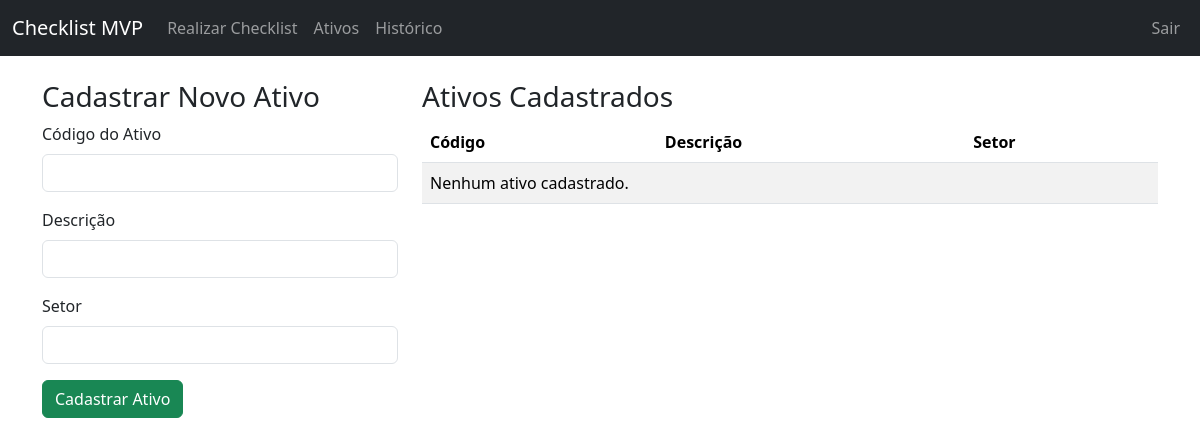
Before: /ativos (signed in) with the older database file.
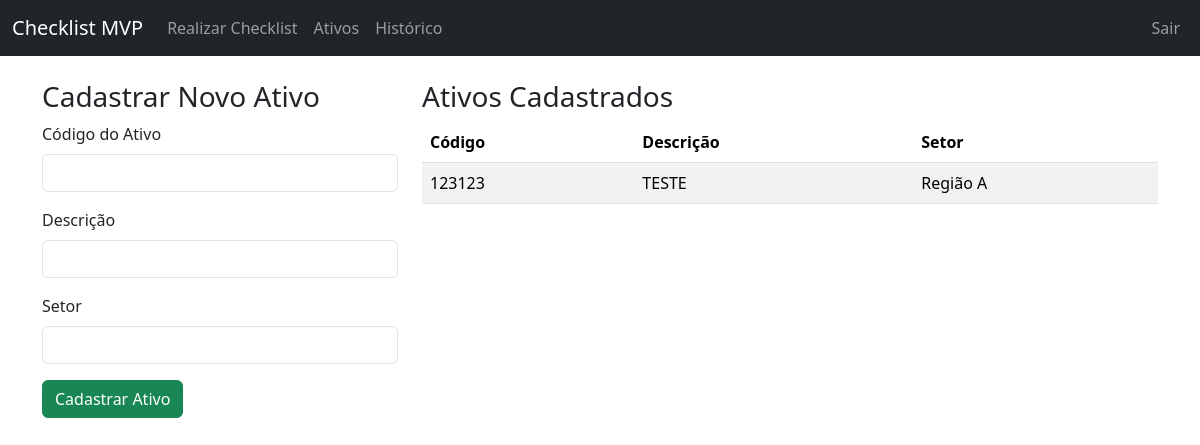
After: the same page with the newer database file.
### app/models.py (models this page shows, shortened)
class Ativo(db.Model):
    id = db.Column(db.Integer, primary_key=True)
    codigo = db.Column(db.String(64), index=True, unique=True)
    descricao = db.Column(db.String(200))
    setor = db.Column(db.String(120))

### app/routes.py (the view, shortened to what this page needs)
@app.route('/ativos', methods=['GET', 'POST'])
@login_required
def ativos():
    form = AtivoForm()
    page = request.args.get('page', 1, type=int)
    lista_ativos = Ativo.query.order_by(Ativo.codigo).paginate(page=page, per_page=10)
    return render_template('ativos.html', form=form, lista_ativos=lista_ativos.items)

### app/forms.py
class AtivoForm(FlaskForm):
    codigo = StringField('Código do Ativo', validators=[DataRequired(), Length(min=2, max=64)])
    descricao = StringField('Descrição', validators=[DataRequired(), Length(min=5, max=200)])
    setor = StringField('Setor', validators=[DataRequired(), Length(min=3, max=120)])
    submit = SubmitField('Cadastrar Ativo')

### app/models.py (called while the page is built)
@login.user_loader
def load_user(id):
    return Usuario.query.get(int(id))

### app/templates/ativos.html (shortened to what this page needs)
{% extends "base.html" %}
{% block content %}
  <div class="row">
    <div class="col-md-4">
      <h3>Cadastrar Novo Ativo</h3>
      <form method="POST" action="">
        <div class="mb-3">
          {{ form.codigo.label(class="form-label") }}
          {{ form.codigo(class="form-control") }}
        </div>
        <div class="mb-3">
          {{ form.descricao.label(class="form-label") }}
          {{ form.descricao(class="form-control") }}
        </div>
        <div class="mb-3">
          {{ form.setor.label(class="form-label") }}
          {{ form.setor(class="form-control") }}
        </div>
        {{ form.submit(class="btn btn-success") }}
      </form>
    </div>
    <div class="col-md-8">
      <h3>Ativos Cadastrados</h3>
      <table class="table table-striped table-hover">
        <thead>
          <tr>
            <th>Código</th>
            <th>Descrição</th>
            <th>Setor</th>
          </tr>
        </thead>
        <tbody>
          {% for ativo in lista_ativos %}
          <tr>
            <td>{{ ativo.codigo }}</td>
            <td>{{ ativo.descricao }}</td>
            <td>{{ ativo.setor }}</td>
          </tr>
          {% else %}
          <tr>
            <td colspan="3">Nenhum ativo cadastrado.</td>
          </tr>
          {% endfor %}
        </tbody>
      </table>
    </div>
  </div>
{% endblock %}

Changed rows visible on the page:
added Ativo: codigo "123123", descricao "TESTE", setor "Região A"
Other visible differences:
text no longer shown: "Nenhum ativo cadastrado."
